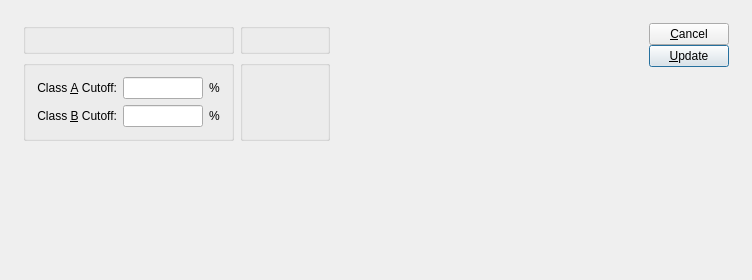
<?xml version="1.0" encoding="UTF-8"?>
<ui version="4.0">
 <comment>This file is part of the xTuple ERP: PostBooks Edition, a free and
open source Enterprise Resource Planning software suite,
Copyright (c) 1999-2019 by OpenMFG LLC, d/b/a xTuple.
It is licensed to you under the Common Public Attribution License
version 1.0, the full text of which (including xTuple-specific Exhibits)
is available at www.xtuple.com/CPAL.  By using this software, you agree
to be bound by its terms.</comment>
 <class>updateABCClass</class>
 <widget class="QDialog" name="updateABCClass">
  <property name="geometry">
   <rect>
    <x>0</x>
    <y>0</y>
    <width>752</width>
    <height>280</height>
   </rect>
  </property>
  <property name="windowTitle">
   <string>Update ABC Class</string>
  </property>
  <layout class="QGridLayout" name="gridLayout_4">
   <item row="0" column="0">
    <layout class="QHBoxLayout" name="horizontalLayout">
     <property name="spacing">
      <number>12</number>
     </property>
     <property name="margin">
      <number>12</number>
     </property>
     <item>
      <layout class="QVBoxLayout" name="verticalLayout">
       <item>
        <layout class="QGridLayout" name="gridLayout_3">
         <item row="0" column="0">
          <widget class="WarehouseGroup" name="_warehouse">
           <property name="title">
            <string/>
           </property>
           <property name="fixedSize">
            <bool>false</bool>
           </property>
          </widget>
         </item>
         <item row="0" column="1">
          <widget class="ParameterGroup" name="_classCode">
           <property name="title">
            <string/>
           </property>
           <property name="fixedSize">
            <bool>false</bool>
           </property>
          </widget>
         </item>
         <item row="1" column="0">
          <widget class="QGroupBox" name="_classGroup">
           <property name="title">
            <string/>
           </property>
           <layout class="QGridLayout" name="gridLayout_2">
            <item row="0" column="0">
             <widget class="QLabel" name="_classACutoffLit">
              <property name="text">
               <string>Class &amp;A Cutoff:</string>
              </property>
              <property name="alignment">
               <set>Qt::AlignRight|Qt::AlignTrailing|Qt::AlignVCenter</set>
              </property>
              <property name="buddy">
               <cstring>_classACutoff</cstring>
              </property>
             </widget>
            </item>
            <item row="0" column="1">
             <widget class="XLineEdit" name="_classACutoff">
              <property name="sizePolicy">
               <sizepolicy hsizetype="Preferred" vsizetype="Fixed">
                <horstretch>0</horstretch>
                <verstretch>0</verstretch>
               </sizepolicy>
              </property>
              <property name="maximumSize">
               <size>
                <width>80</width>
                <height>32767</height>
               </size>
              </property>
              <property name="alignment">
               <set>Qt::AlignRight</set>
              </property>
             </widget>
            </item>
            <item row="0" column="2">
             <widget class="QLabel" name="_aPercentLit">
              <property name="text">
               <string>%</string>
              </property>
             </widget>
            </item>
            <item row="1" column="0">
             <widget class="QLabel" name="_classBCutoffLIt">
              <property name="text">
               <string>Class &amp;B Cutoff:</string>
              </property>
              <property name="alignment">
               <set>Qt::AlignRight|Qt::AlignTrailing|Qt::AlignVCenter</set>
              </property>
              <property name="buddy">
               <cstring>_classBCutoff</cstring>
              </property>
             </widget>
            </item>
            <item row="1" column="1">
             <widget class="XLineEdit" name="_classBCutoff">
              <property name="sizePolicy">
               <sizepolicy hsizetype="Preferred" vsizetype="Fixed">
                <horstretch>0</horstretch>
                <verstretch>0</verstretch>
               </sizepolicy>
              </property>
              <property name="maximumSize">
               <size>
                <width>80</width>
                <height>32767</height>
               </size>
              </property>
              <property name="alignment">
               <set>Qt::AlignRight</set>
              </property>
             </widget>
            </item>
            <item row="1" column="2">
             <widget class="QLabel" name="_bPercentLit">
              <property name="text">
               <string>%</string>
              </property>
             </widget>
            </item>
           </layout>
          </widget>
         </item>
         <item row="1" column="1">
          <widget class="QGroupBox" name="_dateGroup">
           <property name="title">
            <string/>
           </property>
           <layout class="QGridLayout" name="gridLayout">
            <item row="0" column="0">
             <widget class="DateCluster" name="_dates"/>
            </item>
            <item row="0" column="1">
             <spacer>
              <property name="orientation">
               <enum>Qt::Horizontal</enum>
              </property>
              <property name="sizeType">
               <enum>QSizePolicy::Expanding</enum>
              </property>
              <property name="sizeHint" stdset="0">
               <size>
                <width>0</width>
                <height>20</height>
               </size>
              </property>
             </spacer>
            </item>
           </layout>
          </widget>
         </item>
        </layout>
       </item>
       <item>
        <spacer>
         <property name="orientation">
          <enum>Qt::Vertical</enum>
         </property>
         <property name="sizeType">
          <enum>QSizePolicy::Expanding</enum>
         </property>
         <property name="sizeHint" stdset="0">
          <size>
           <width>20</width>
           <height>0</height>
          </size>
         </property>
        </spacer>
       </item>
      </layout>
     </item>
     <item>
      <spacer name="horizontalSpacer">
       <property name="orientation">
        <enum>Qt::Horizontal</enum>
       </property>
       <property name="sizeHint" stdset="0">
        <size>
         <width>0</width>
         <height>20</height>
        </size>
       </property>
      </spacer>
     </item>
     <item>
      <layout class="QVBoxLayout">
       <property name="spacing">
        <number>0</number>
       </property>
       <item>
        <widget class="QPushButton" name="_close">
         <property name="text">
          <string>&amp;Cancel</string>
         </property>
        </widget>
       </item>
       <item>
        <widget class="QPushButton" name="_update">
         <property name="text">
          <string>&amp;Update</string>
         </property>
         <property name="default">
          <bool>true</bool>
         </property>
        </widget>
       </item>
       <item>
        <spacer>
         <property name="orientation">
          <enum>Qt::Vertical</enum>
         </property>
         <property name="sizeHint" stdset="0">
          <size>
           <width>20</width>
           <height>0</height>
          </size>
         </property>
        </spacer>
       </item>
      </layout>
     </item>
    </layout>
   </item>
  </layout>
 </widget>
 <layoutdefault spacing="6" margin="11"/>
 <customwidgets>
  <customwidget>
   <class>DateCluster</class>
   <extends>QWidget</extends>
   <header>datecluster.h</header>
   <container>1</container>
  </customwidget>
  <customwidget>
   <class>ParameterGroup</class>
   <extends>QGroupBox</extends>
   <header>parametergroup.h</header>
   <container>1</container>
  </customwidget>
  <customwidget>
   <class>WarehouseGroup</class>
   <extends>QGroupBox</extends>
   <header>warehousegroup.h</header>
   <container>1</container>
  </customwidget>
  <customwidget>
   <class>XLineEdit</class>
   <extends>QLineEdit</extends>
   <header>xlineedit.h</header>
   <container>1</container>
  </customwidget>
 </customwidgets>
 <tabstops>
  <tabstop>_warehouse</tabstop>
  <tabstop>_classCode</tabstop>
  <tabstop>_classACutoff</tabstop>
  <tabstop>_classBCutoff</tabstop>
  <tabstop>_dates</tabstop>
  <tabstop>_update</tabstop>
  <tabstop>_close</tabstop>
 </tabstops>
 <resources/>
 <connections>
  <connection>
   <sender>_close</sender>
   <signal>clicked()</signal>
   <receiver>updateABCClass</receiver>
   <slot>reject()</slot>
   <hints>
    <hint type="sourcelabel">
     <x>20</x>
     <y>20</y>
    </hint>
    <hint type="destinationlabel">
     <x>20</x>
     <y>20</y>
    </hint>
   </hints>
  </connection>
 </connections>
</ui>
